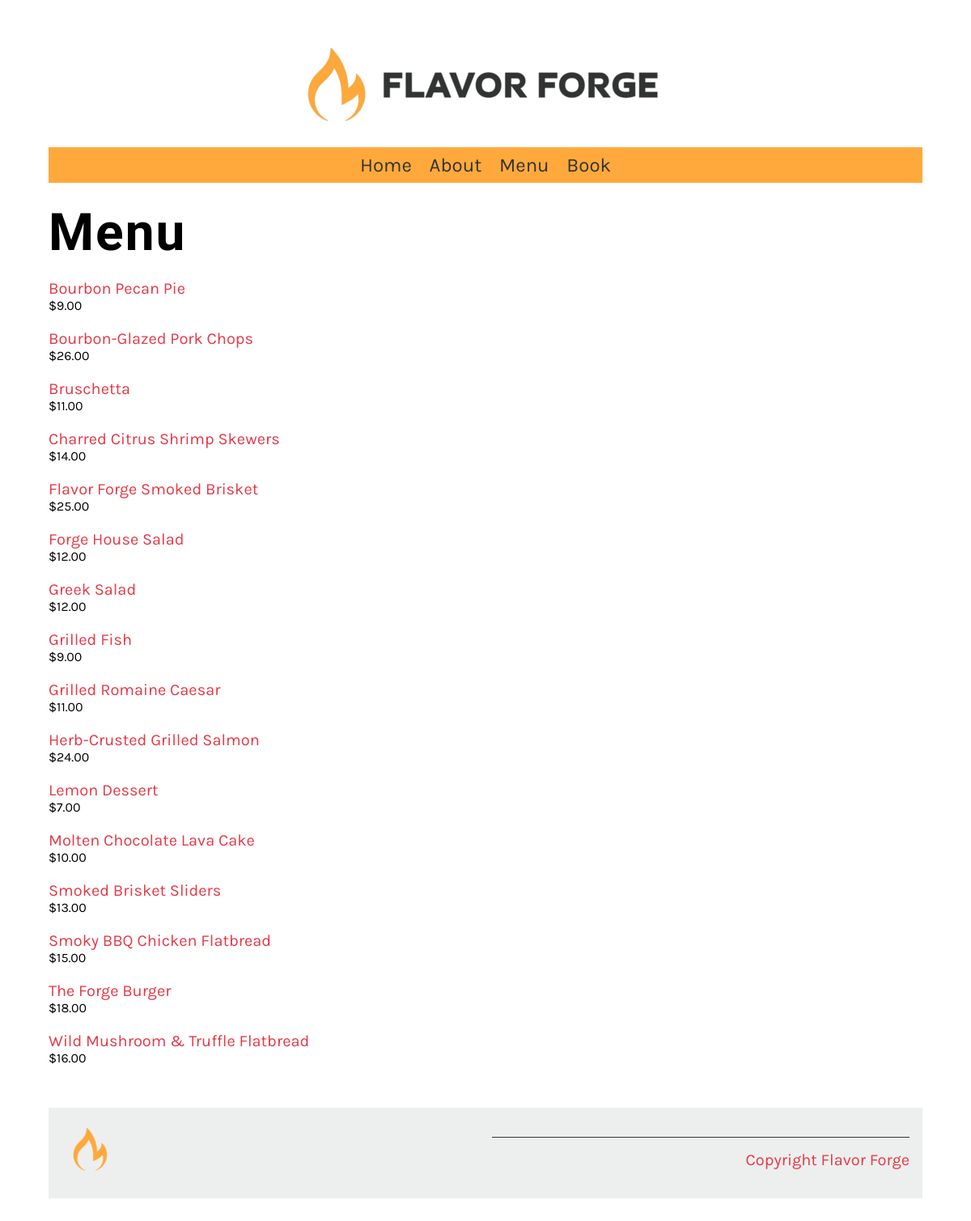
The app's page /menu/ with its own data.
### restaurant/models.py (models this page shows, shortened)
class Menu(models.Model):
   name=models.CharField(max_length=200)
   price=models.IntegerField()
   description=models.TextField(max_length=1000,default="")

### restaurant/views.py (the view)
# urls.py: path('menu/',views.menu,name="menu"),
def menu(request):
    menu_data=Menu.objects.all().order_by('name')
    main_data={'menu':menu_data}
    return render(request,'menu.html',main_data)

### restaurant/templates/menu.html
{% extends 'base.html' %}
{% load static %}
{% block content %}
<h1>Menu</h1>
<div class="column">
    {% for item in menu %}
    <p>
        <a href="{% url 'menu_item' item.pk %}">{{item.name}}</a>
        <span class="menu-price">
            ${{ item.price }}.00
        </span>
    </p>
    {% endfor %}
</div>
{% endblock %}

### restaurant/templates/base.html (shortened to what this page needs)
{% load static %}
<!DOCTYPE html>
<html lang="en">
  <head>
    <link rel="stylesheet" href="{% static 'css/style.css' %}?v={{ timestamp }}">
  </head>
  <body>
    {% include 'partials/_header.html' %}
    <main>{% block content %} {% endblock %}</main>
    {% include 'partials/_footer.html' %}
  </body>
</html>

### restaurant/templates/partials/_header.html
{% load static %}
<header>
  <img src="{% static 'img/logo_header.png' %}" />
</header>
<nav>
  <ul>
    <li><a href="{% url 'home' %}">Home</a></li>
    <li><a href="{% url 'about' %}">About</a></li>
    <li><a href="{% url 'menu' %}">Menu</a></li>
    <li><a href="{% url 'book' %}">Book</a></li>
  </ul>
</nav>

### restaurant/templates/partials/_footer.html
{% load static %}
<footer>
    <article>
        <img src="{% static 'img/logo_footer.png' %}" />
    </article>
    <article>
        <p>Copyright Flavor Forge</p>
    </article>
</footer>

### restaurant/static/css/style.css (style rules this page uses)
body { font-family: 'Karla', sans-serif; margin-top: 3rem; margin-bottom: 3rem; margin-left: 5%; margin-right: 5%; }
h1, h2, h3, h4, h5, h6 { font-family: 'Markazi Text', serif; letter-spacing: 2px;; }
h1 { font-size: 4rem; margin-top: 1.5rem; margin-bottom: 0; }
p, ul { font-size: 1.25rem;; }
a { color: #E63946; text-decoration: none; }
header img { display: block; margin-left: auto; margin-right: auto; max-width: 100%; height: auto; }
nav { background-color: #FFA93C; margin-top: 1rem; margin-bottom: 1rem; margin-bottom: 0px; }
nav ul { list-style: none; font-size: 1.5rem; text-align: center; padding-inline-start: 0rem; margin-bottom: 0px; }
nav ul li { display: inline-block; margin: 0.5rem; }
nav ul a { color: #333333; text-decoration: none; }
article { flex:1; }
article img { max-width: 100%; }
footer { background-color: #EDEFEE; padding: 1rem; display: flex; gap: 2rem 1rem; }
footer img { max-width: 50%; }
footer p { border-top: #333333; border-style: solid; border-width: 0.1rem; border-bottom: none; border-left: none; border-right: none; color: #E63946; text-align: right; padding-top: 1rem;; }
.column { flex-basis: 50%; margin-bottom: 1rem; padding-bottom: 1rem; }
.menu-price { display: block; font-size: 1rem; }

### records on screen
Menu: name "Bourbon Pecan Pie", price "9"
Menu: name "Bourbon-Glazed Pork Chops", price "26"
Menu: name "Bruschetta", price "11"
Menu: name "Charred Citrus Shrimp Skewers", price "14"
Menu: name "Flavor Forge Smoked Brisket", price "25"
Menu: name "Forge House Salad", price "12"
Menu: name "Greek Salad", price "12"
Menu: name "Grilled Fish", price "9"
Menu: name "Grilled Romaine Caesar", price "11"
Menu: name "Herb-Crusted Grilled Salmon", price "24"
Menu: name "Lemon Dessert", price "7"
Menu: name "Molten Chocolate Lava Cake", price "10"
Menu: name "Smoked Brisket Sliders", price "13"
Menu: name "Smoky BBQ Chicken Flatbread", price "15"
Menu: name "The Forge Burger", price "18"
Menu: name "Wild Mushroom & Truffle Flatbread", price "16"
